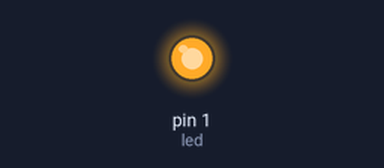
Bench run of a sketch on a simulated Arduino Uno, built with avr-gcc and run on an emulated ATmega328P. Shown: output pins drawn as LEDs (lit = HIGH).

Above: at 0.2 s.
At 3.0 s:
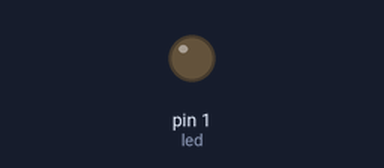
Timing chart, 0 to 7.2 s (numbered marks = the images above):
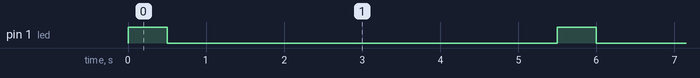

The sketch:

Blink_Gemma.ino
```cpp
//Gemma Blink


int led = 1; // blink 'digital' pin 1 - AKA the built in red LED

// the setup routine runs once when you press reset:
void setup() {
  // initialize the digital pin as an output.
  pinMode(led, OUTPUT);


}

// the loop routine runs over and over again forever:
void loop() {
    digitalWrite(led, 60);
    delay(500);
    digitalWrite(led, LOW);
    delay(5000);
}
```

Measured:
- by itself, pin 1 (led): alternates HIGH for 0.50 s and LOW for 5.0 s
